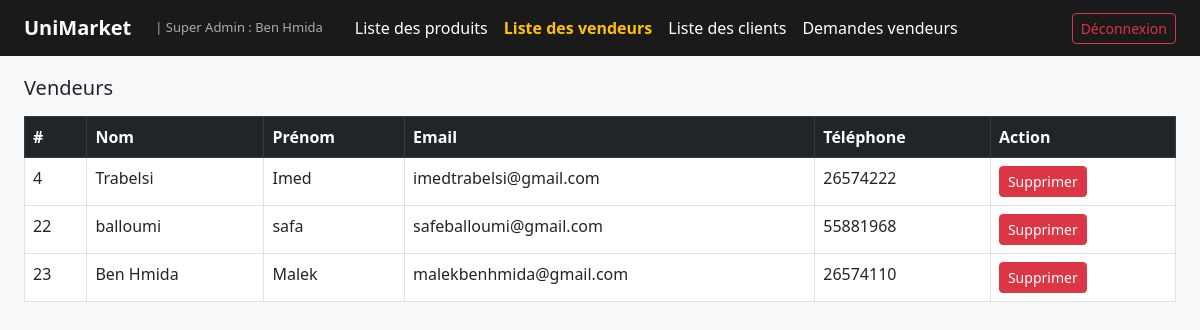
Page /controller/admin/dashboard.php?section=vendeurs (signed in) on the committed database.
### tables this page shows
CREATE TABLE `user` (
  `id` int NOT NULL,
  `nom` varchar(50) NOT NULL,
  `prenom` varchar(50) NOT NULL,
  `tel` varchar(20) NOT NULL,
  `adresse` varchar(255) NOT NULL,
  `email` varchar(100) NOT NULL,
  `mot_de_passe` varchar(225) NOT NULL,
  `role` enum('admin','client','supadm') NOT NULL,
  `photo` varchar(255) DEFAULT NULL
);

### controller/admin/dashboard.php (called while the page is built, shortened)
<?php
require_once __DIR__ . "/../../model/CRUD_user.php";
$crud        = new CRUD_user();
$vendeurs = $crud->getAllVendeurs();
require_once __DIR__ . '/../../connexion.php';
$section = isset($_GET['section']) ? $_GET['section'] : 'produits';
include __DIR__ . "/../../view/admin/dashboard.php";

### connexion.php (called while the page is built)
<?php
class Connexion
{
    private $connexion;
    function __construct()
    {
        try {
            $dsn = "mysql:host=localhost;dbname=ppi";
            $username = 'root';
            $password = '';
            $this->connexion = new PDO($dsn, $username, $password);
        } catch (PDOException $e) {
            echo "Problème au niveau de la connexion!!! <br> erreur: " . $e->getMessage();
        }
    }
    public function getConnexion()
    {
        return $this->connexion;
    }
}

### model/CRUD_user.php (called while the page is built, shortened)
<?php
require_once __DIR__ . '/../connexion.php';
class CRUD_user {
    private $pdo;
    function __construct() {
        $con = new Connexion();
        $this->pdo = $con->getConnexion();
    }
    public function getAllVendeurs() {
        $sql = "SELECT id, nom, prenom, tel, adresse, email FROM user WHERE role = 'admin'";
        $stmt = $this->pdo->prepare($sql);
        $stmt->execute();
        return $stmt->fetchAll(PDO::FETCH_ASSOC);
    }
}
?>

### view/admin/dashboard.php (the view, shortened to what this page needs)
<!DOCTYPE html>
<html lang="fr">
<head>
    <link href="https://cdn.jsdelivr.net/npm/bootstrap@5.3.0/dist/css/bootstrap.min.css" rel="stylesheet">
</head>
<body>
<nav class="navbar navbar-expand-lg navbar-admin fixed-top px-4">
    <a class="navbar-brand fw-bold" href="#">UniMarket</a>
    <span class="text-muted ms-2" style="color:#aaa !important; font-size:13px;">
        | Super Admin : <?= htmlspecialchars($_SESSION['user_nom']) ?>
    </span>
    <div class="collapse navbar-collapse ms-4">
        <ul class="navbar-nav me-auto">
            <li class="nav-item">
                <a class="nav-link <?= $section === 'produits' ? 'active-section' : '' ?>"
                   href="?section=produits"> Liste des produits</a>
            </li>
            <li class="nav-item">
                <a class="nav-link <?= $section === 'vendeurs' ? 'active-section' : '' ?>"
                   href="?section=vendeurs"> Liste des vendeurs</a>
            </li>
            <li class="nav-item">
                <a class="nav-link <?= $section === 'clients' ? 'active-section' : '' ?>"
                   href="?section=clients"> Liste des clients</a>
            </li>
            <li class="nav-item">
                <a class="nav-link <?= $section === 'demandes' ? 'active-section' : '' ?>"
                   href="?section=demandes">
                    Demandes vendeurs
                </a>
            </li>
        </ul>
        <a href="/controller/user/logout.php" class="btn btn-outline-danger btn-sm">Déconnexion</a>
    </div>
</nav>
<div class="container-fluid px-4 mt-3">
    <div id="section-vendeurs" class="table-section <?= $section === 'vendeurs' ? 'active' : '' ?>">
        <h5 class="mb-3">Vendeurs</h5>
        <?php if (empty($vendeurs)): ?>
            <div class="alert alert-info">Aucun vendeur enregistré.</div>
        <?php else: ?>
        <table class="table table-bordered table-hover bg-white">
            <thead class="table-dark">
                <tr><th>#</th><th>Nom</th><th>Prénom</th><th>Email</th><th>Téléphone</th><th>Action</th></tr>
            </thead>
            <tbody>
                <?php foreach ($vendeurs as $v): ?>
                <tr>
                    <td><?= $v['id'] ?></td>
                    <td><?= htmlspecialchars($v['nom']) ?></td>
                    <td><?= htmlspecialchars($v['prenom']) ?></td>
                    <td><?= htmlspecialchars($v['email']) ?></td>
                    <td><?= htmlspecialchars($v['tel']) ?></td>
                    <td>
                        <a href="/controller/admin/delete_user.php?id=<?= $v['id'] ?>&from=vendeurs"
                           class="btn btn-danger btn-sm"
                           onclick="return confirm('Supprimer ce vendeur ?')">Supprimer</a>
                    </td>
                </tr>
                <?php endforeach; ?>
            </tbody>
        </table>
        <?php endif; ?>
    </div>
</div>
</body>
</html>

### view/admin/dashboard.php (style rules this page uses)
body { background-color: #f8f9fa; padding-top: 60px; }
.navbar-admin { background-color: #1a1a1a; }
.navbar-admin .navbar-brand, .navbar-admin .nav-link { color: white !important; }
.navbar-admin .nav-link.active-section { color: #ffc107 !important; font-weight: 600; }
.table-section { display: none; }
.table-section.active { display: block; }

### rows in the picture
user: id "4", nom "Trabelsi", prenom "Imed", email "imedtrabelsi@gmail.com", tel "26574222"
user: id "22", nom "balloumi", prenom "safa", email "safeballoumi@gmail.com", tel "55881968"
user: id "23", nom "Ben Hmida", prenom "Malek", email "malekbenhmida@gmail.com", tel "26574110"

### other values in the picture
$_SESSION['user_nom'] "Ben Hmida"
